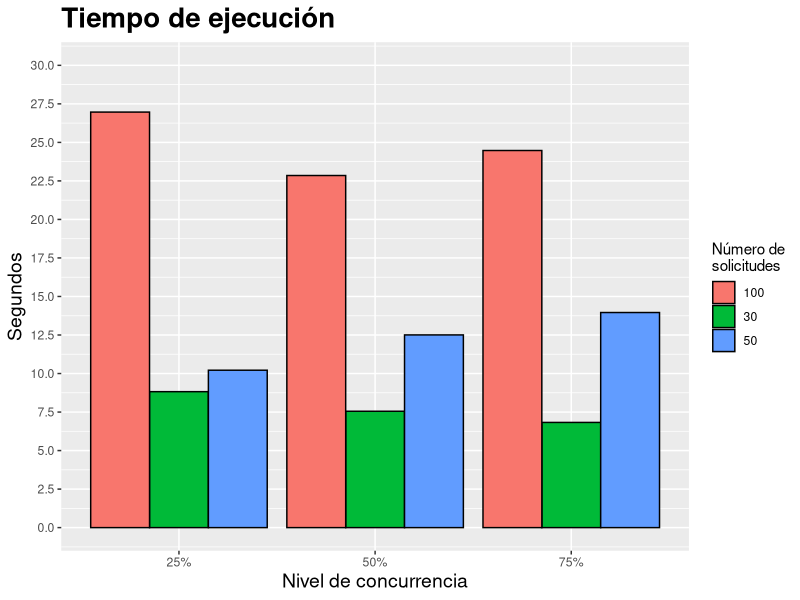
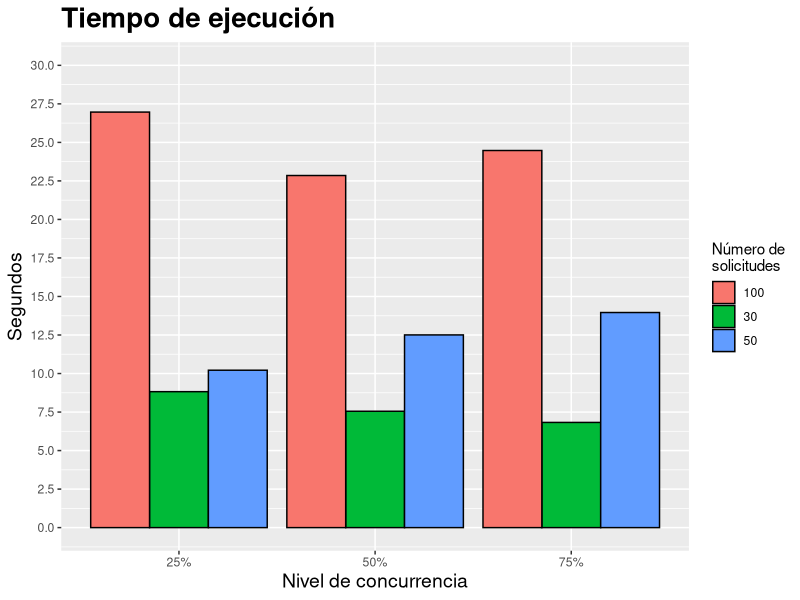

Recreate these plots in R, in order.
#!/usr/bin/env Rscript
library("ggplot2")

datos <- data.frame(solicitudes = factor(c("30","30","30","50","50","50","100","100","100")),
                    concurrencia = factor(c("25%","50%","75%","25%","50%","75%","25%","50%","75%"),
                                          levels = c("25%","50%","75%")),
                    segundos = c(8.823,7.552,6.827,10.215,12.506,13.959,26.966,22.850,24.473))

ggplot(data = datos, aes(x = concurrencia, y = segundos, fill = solicitudes)) +
  geom_bar(stat = "identity", position = position_dodge(), colour = "black") + 
  coord_cartesian(ylim=c(0, 30)) + 
  scale_y_continuous(breaks=seq(0, 30, 2.5)) + 
  scale_fill_discrete(name="Número de\nsolicitudes") + 
  xlab("Nivel de concurrencia") + ylab("Segundos") + ggtitle("Tiempo de ejecución") +
  theme(plot.title=element_text(face="bold", size=20),
        axis.title=element_text(size=14))

ggsave("gra_te.png")